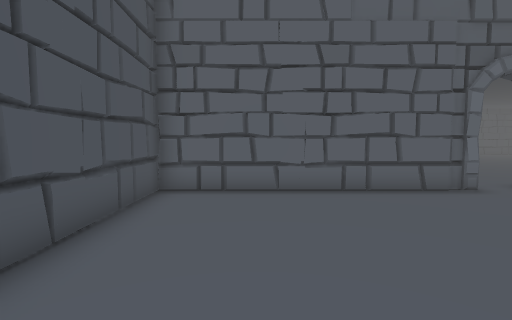
[1] (above)

16 first-person views from a walk through a scene from a Unity 3-D project. The camera is 1.4 m above the floor, tilts 4° down and sees 85° across. The floor is counted in squares, 1 m on a side. Each view is taken from the middle of a square. On the plan, view 1 faces up. The plan holds only what a view shows up to about 14 squares ahead; the rest is blank. The place goes on beyond the plan. The player character is not drawn. Some animated figures are not drawn.

[2]
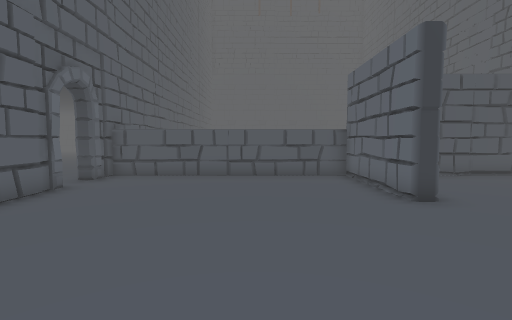

[3]
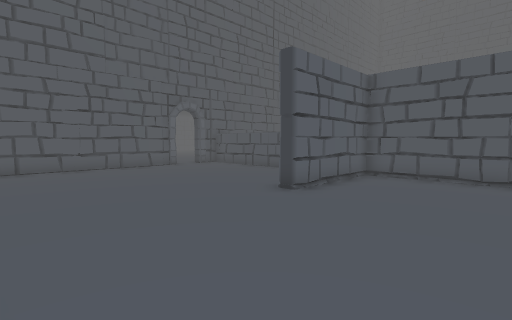

[4]
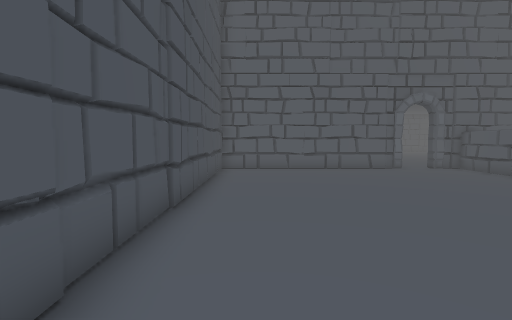

[5]
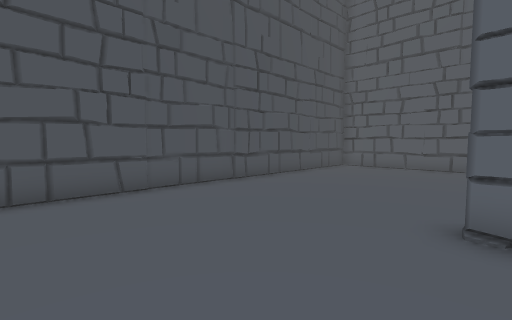

[6]
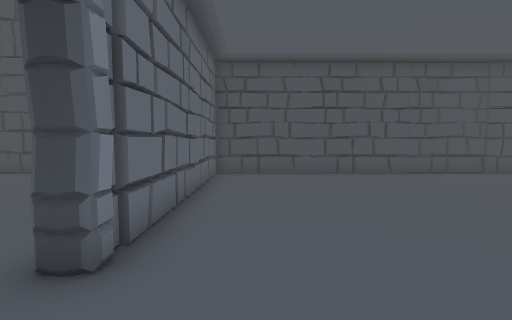

[7]
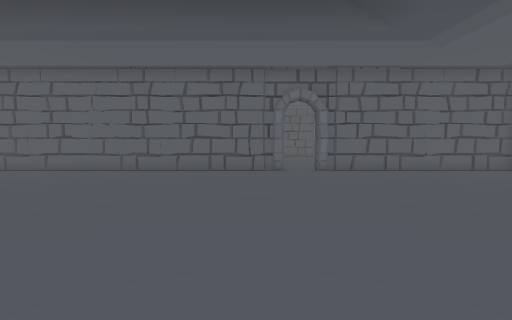

[8]
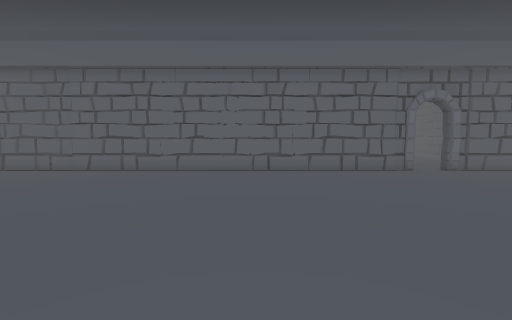

[9]
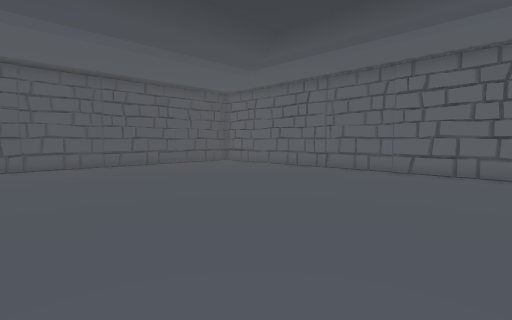

[10]
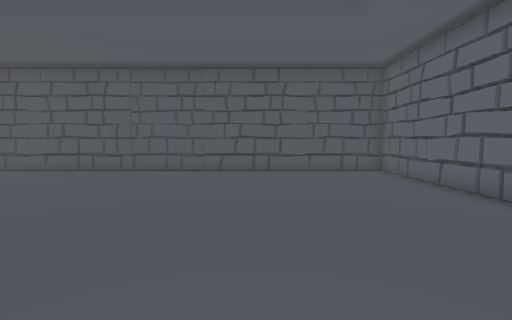

[11]
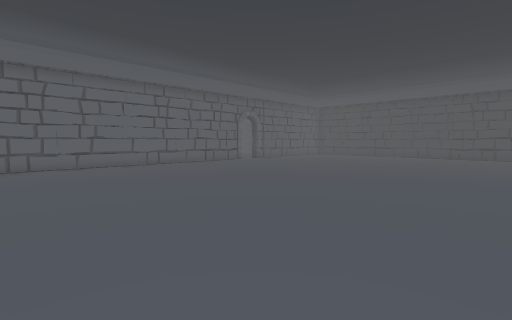

[12]
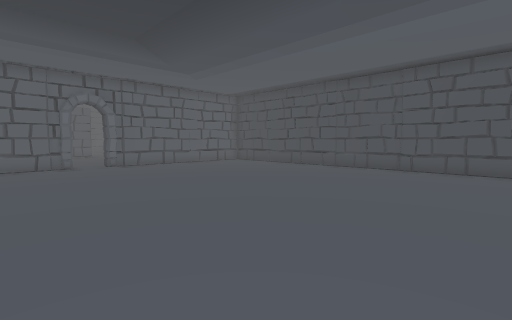

[13]
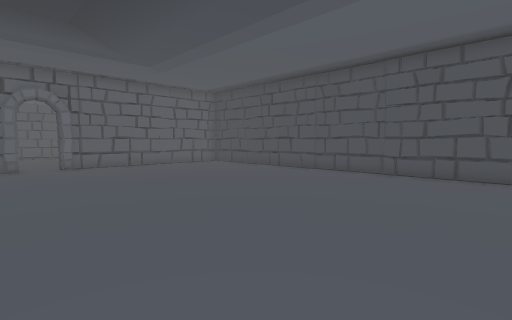

[14]
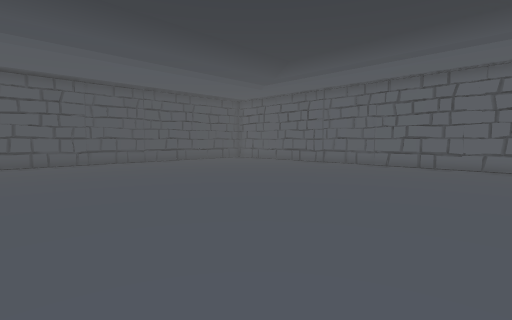

[15]
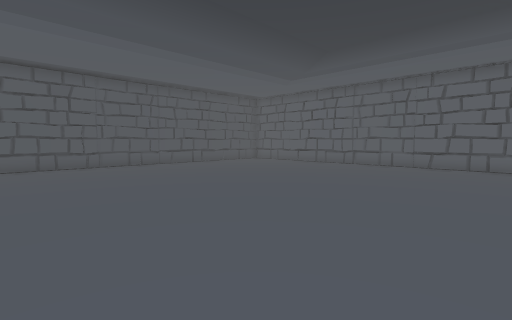

[16]
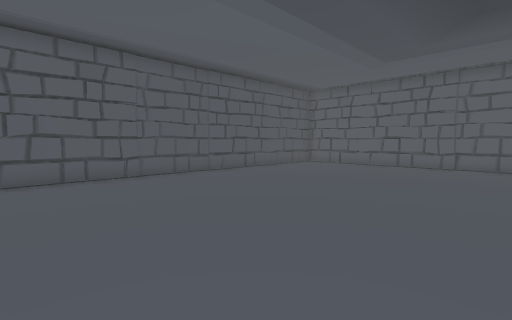

### Floor plan
Points are (right, up) in squares from view 1. A wall is a line through its corners. A room is listed if a view was taken in it or the views show most of it. See-through windows are left out.
Room 1 (views 1, 2, 3, 4, 5)
walls: (9.3, 0.4) (8.9, 0.8); (-2.9, -6.1) (-2.4, -6.5); (6.3, 8.1) (6.1, 7.7) (-2.7, 7.7) (-2.7, -6.8); (7.7, 7.7) (7.7, 8.3); (9, -7.6) (9, -2.2) (4.3, -2.2) (4.3, -1.6) (9, -1.6) (9, 7.7) (7.7, 7.7) (7.7, 8.3)
ways out: opening at (7, 8) to room 2
Room 2 (views 6, 7, 8, 9, 10, 11, 12, 13, 14, 15, 16)
walls: (8.5, 8) (8.7, 8.4); (7.7, 8.3) (34.7, 8.3) (34.7, 24.5); (35, 19.4) (34.6, 19.7); (-2.7, 23.6) (-2.7, 8.3) (6.3, 8.3)
ways out: opening at (7, 8) to room 1

Where each view was taken, in squares from view 1:
view 1: 0 up, 0 right, facing up
view 2: 2 up, 2 left, facing right
view 3: 7 down, 2 left, facing up-right
view 4: 6 down, 1 left, facing up
view 5: 7 down, 5 right, facing up-left
view 6: 10 up, 9 right, facing left
view 7: 21 up, 9 right, facing down
view 8: 21 up, 15 right, facing down
view 9: 21 up, 19 right, facing down-right
view 10: 14 up, 22 right, facing right
view 11: 24 up, 22 right, facing down-left
view 12: 24 up, 11 right, facing down-left
view 13: 24 up, 9 right, facing down-left
view 14: 24 up, 17 right, facing down-right
view 15: 24 up, 19 right, facing down-right
view 16: 24 up, 24 right, facing down-right
